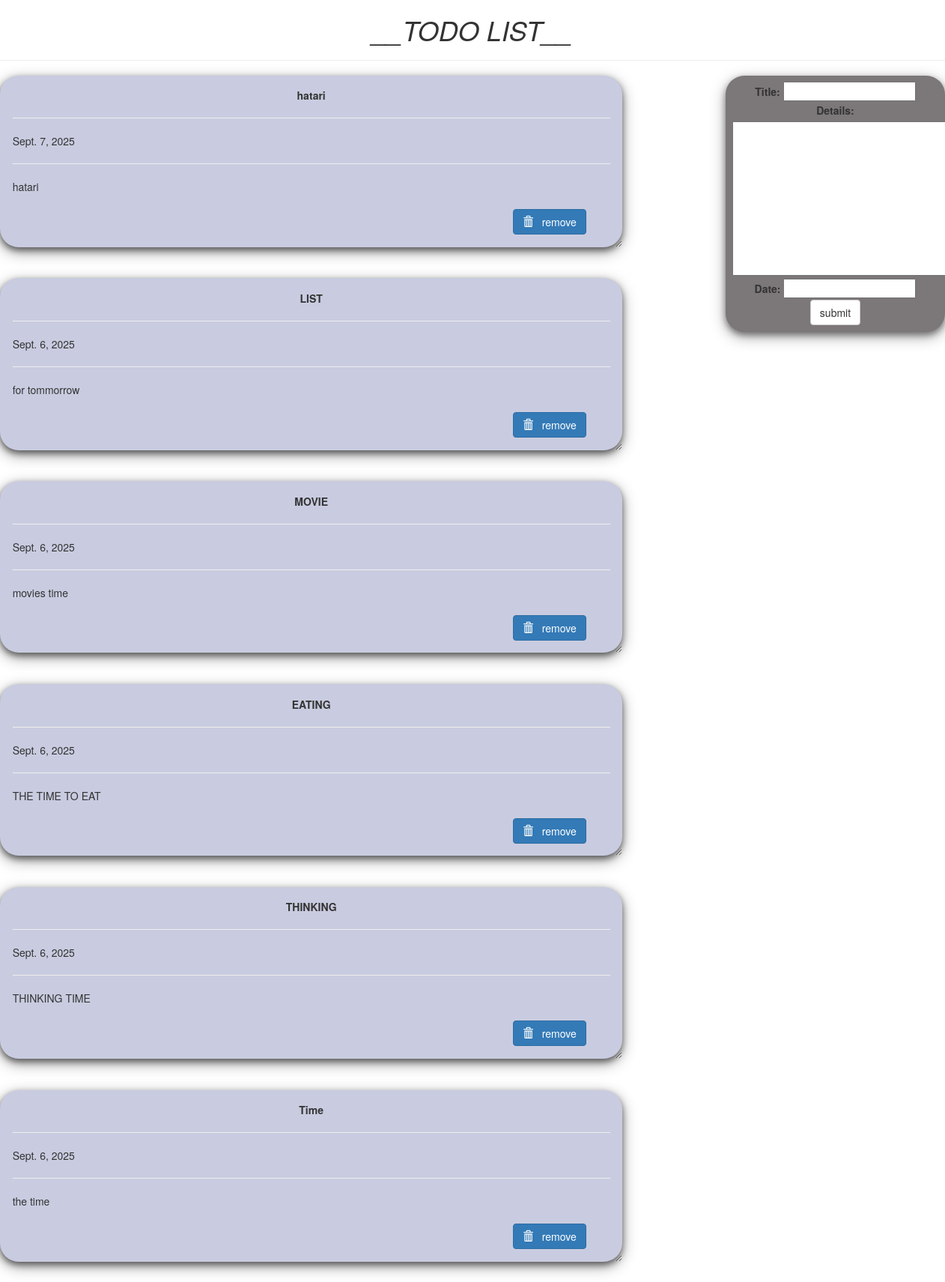
The page / on the database its author committed.
### todosite/models.py (models this page shows, shortened)
class Todo(models.Model):
    title = models.CharField(max_length=50)
    details = models.TextField(max_length=500)
    date = models.DateField()

### todosite/views.py (the view)
# urls.py: path('', views.index, name='todosite'),
def index(request):
    item_list = Todo.objects.order_by("-date")
    if request.method == "POST":
        form = TodoForm(request.POST)
        if form.is_valid():
            form.save()
            return redirect("todosite")
    form = TodoForm()
    page = {
        'form': form,
        'list': item_list,
        'title' : "TODO LIST"
    }
    return render(request, 'todo/index.html', page)

### todosite/forms.py
class TodoForm(forms.ModelForm):
    class Meta:
        model = Todo
        fields =  '__all__'

### todosite/templates/todo/index.html (shortened to what this page needs)
<!DOCTYPE html>
<html lang="en", dir = "ltr">
    <head>
        <link rel="stylesheet" href="https://maxcdn.bootstrapcdn.com/bootstrap/3.3.7/css/bootstrap.min.css">
</head>
<body class=" container_fluid">
    <center class="row">
        <h1><i>__TODO LIST__</i></h1>
        <hr />
      </center>
      <div class="row">
        <div class="col-md-8">
          {% for i in list %}
          <div class="card">
            <center><b>{{i.title}}</b></center>
            <hr/>
            {{i.date}}
            <hr/>
            {{i.details}}
            <br />
            <br />
            <form action="/del/{{i.id}}" method="POST" style=" padding-right: 4%; padding-bottom: 3%;">
              <button value="remove" type="submit"  class="btn btn-primary" style="float: right;"><span class="glyphicon glyphicon-trash"></span> &nbsp; remove</button>
            </form>
          </div>
          {% endfor%}
        </div>
        <div class="col-md-1"> </div>
        <div class="col-md-3" >
          <div  class="submit_form">
          <form  method="POST">
            {{form}}
            <center>
            <input type="submit" class="btn btn-default" value="submit" />
            </center>
          </form>
        </div>
      </div>
    </div>
</body>
</html>

### todosite/templates/todo/index.html (style rules this page uses)
.card { box-shadow: 0 4px 8px 0 rgba(0,0,0,0.5), 0 6px 20px 0 rgba(0,0,0,0.39); background: rgb(201, 204, 224); margin-bottom : 5%; border-radius: 25px; padding : 2%; overflow: auto; resize: both; text-overflow: ellipsis; }
.submit_form { text-align: center; padding: 3%; background: rgb(124, 119, 120); border-radius: 25px; box-shadow: 0 4px 8px 0 rgba(0,0,0,0.4), 0 6px 20px 0 rgba(0,0,0,0.36); }

### rows shown on the page
Todo: title "hatari", date "Sept. 7, 2025", details "hatari"
Todo: title "LIST", date "Sept. 6, 2025", details "for tommorrow"
Todo: title "MOVIE", date "Sept. 6, 2025", details "movies time"
Todo: title "EATING", date "Sept. 6, 2025", details "THE TIME TO EAT"
Todo: title "THINKING", date "Sept. 6, 2025", details "THINKING TIME"
Todo: title "Time", date "Sept. 6, 2025", details "the time"
